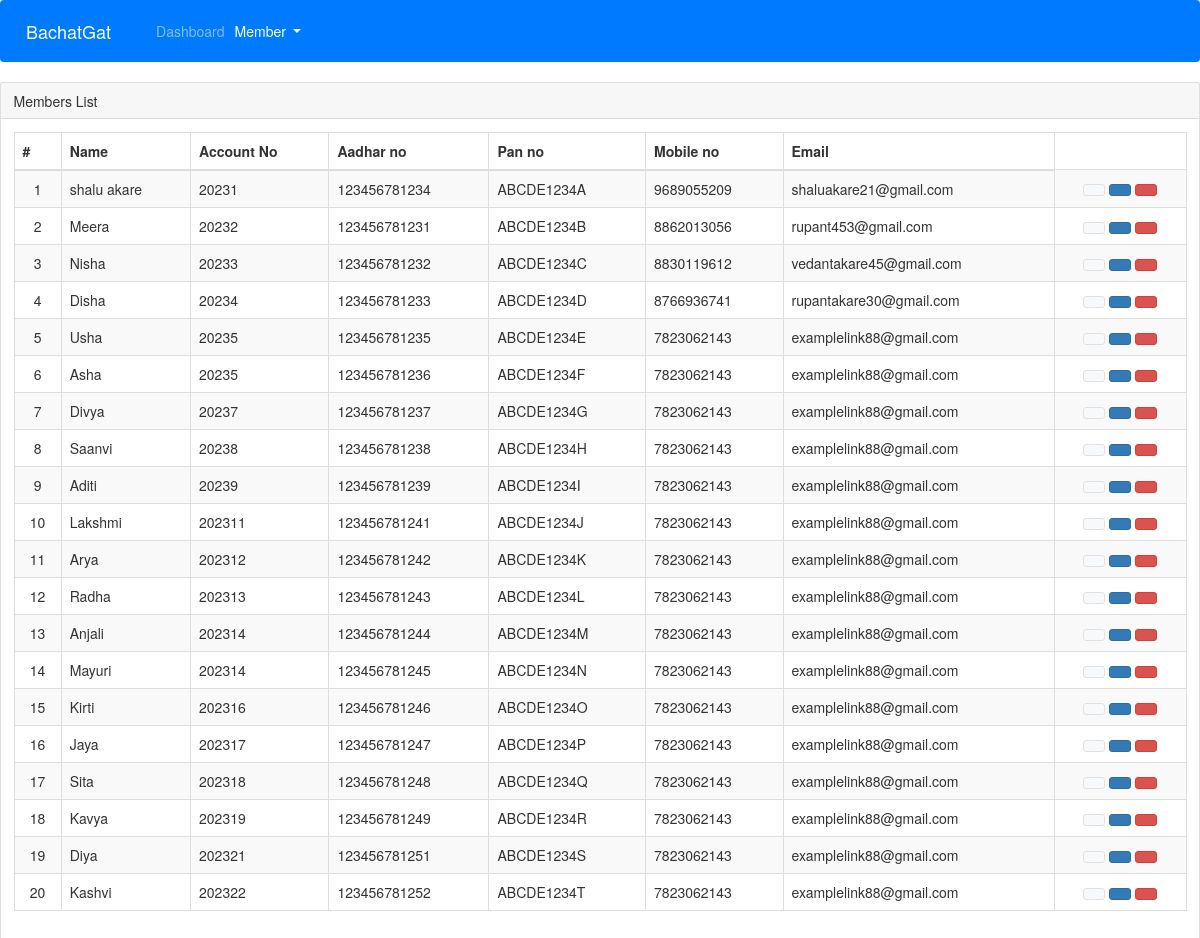
Page /app_admin/members/ on the committed database.
### admin_app/models.py (models this page shows, shortened)
class profile(models.Model):
    name = models.CharField(max_length=100)
    account_no = models.CharField(max_length=100)
    aadhar_no = models.CharField(max_length=100)
    pan_no = models.CharField(max_length=100,default='Your Default Address')
    email = models.EmailField(max_length=100,default='Your Default Address')
    mobile = models.CharField(max_length=100,default='Your Default Address')
    username = models.CharField(max_length=100,default='Your Default Address')
    password = models.CharField(max_length=100,default='Your Default Address')
    birthday = models.DateField()
    address = models.CharField(max_length=100,default='Your Default Address')
    city = models.CharField(max_length=100,default='Your Default Address')
    state = models.CharField(max_length=100,default='Your Default Address')
    zip = models.CharField(max_length=100,default='Your Default Address')

### admin_app/views.py (the view)
# urls.py: path('app_admin/members/', views.memberlist, name='members'),
def memberlist(request):
   member_data=profile.objects.all()
   context = {
    'mymembers': member_data,
   }
   return render(request, 'member_list.html',context)

### admin_app/templates/member_list.html (shortened to what this page needs)
<!DOCTYPE html>
<html>
<head>
  <link rel="stylesheet" href="https://cdn.jsdelivr.net/npm/bootstrap@4.0.0/dist/css/bootstrap.min.css" >
  <link rel="stylesheet" href="https://maxcdn.bootstrapcdn.com/bootstrap/3.4.1/css/bootstrap.min.css">
</head>
   <nav class="navbar navbar-expand-sm navbar-dark bg-primary">
        <a class="navbar-brand" href="#">BachatGat</a>
        <div class="collapse navbar-collapse" id="navbarSupportedContent">
          <ul class="navbar-nav mr-auto ">
            <li class="nav-item">
              <a class="nav-link" href="\app_admin">Dashboard </a>
            </li>
            <li class="nav-item active dropdown ">
                <a class="nav-link dropdown-toggle" href=""  data-toggle="dropdown" aria-haspopup="true" aria-expanded="false">
                  Member<span class="sr-only">(current)</span>
                </a>
              </li>
          </ul>
        </div>
    </nav>
<body>
    <div class="row">
        <div class="col-lg-12">
            <div class="card">
                <div class="card-header">
                     Members List</div>
                <div class="card-body">
                    <table class="table table-responsive-sm table-bordered table-striped table-sm">
                        <thead>
                            <tr>
                                <th>#</th>
                                <th>Name</th>
                                <th>Account No</th>
                                <th>Aadhar no</th>
                                <th>Pan no</th>
                                <th>Mobile no</th>
                                <th>Email</th>
                            </tr>
                        </thead>
                        <tbody>
                            {% for profile in mymembers %}
                                <tr>
                                    <td class="text-center">{{ forloop.counter }}</td>
                                    <td>{{ profile.name }}</td>
                                    <td>{{ profile.account_no }}</td>
                                    <td>{{ profile.aadhar_no }}</td>
                                    <td>{{ profile.pan_no }}</td>
                                    <td>{{ profile.mobile }}</td>
                                    <td>{{ profile.email }}</td>
                                    <td class="text-center">
                                        <a href="#">
                                            <button type="button" class="btn btn-light border btn-sm"></button>
                                        </a>
                                        <a href="#">
                                            <button type="button" class="btn btn-primary btn-sm"></button>
                                        </a>
                                        <a href="#">
                                            <button type="button" class="btn btn-danger btn-sm" onclick="if(confirm('Are you sure to delete this student?') === false) event.preventDefault()"></button>
                                        </a>
                                    </td>
                                </tr>
                            {% endfor %}
                        </tbody>
                    </table>
                </div>
            </div>
        </div>
    </div>
</body>
</html>

### admin_app/templates/member_list.html (style rules this page uses)
* { box-sizing: border-box }

### rows in the picture
profile: name "shalu akare", account_no "20231", aadhar_no "123456781234", pan_no "ABCDE1234A", mobile "9689055209", email "shaluakare21@gmail.com"
profile: name "Meera", account_no "20232", aadhar_no "123456781231", pan_no "ABCDE1234B", mobile "8862013056", email "rupant453@gmail.com"
profile: name "Nisha", account_no "20233", aadhar_no "123456781232", pan_no "ABCDE1234C", mobile "8830119612", email "vedantakare45@gmail.com"
profile: name "Disha", account_no "20234", aadhar_no "123456781233", pan_no "ABCDE1234D", mobile "8766936741", email "rupantakare30@gmail.com"
profile: name "Usha", account_no "20235", aadhar_no "123456781235", pan_no "ABCDE1234E", mobile "7823062143", email "examplelink88@gmail.com"
profile: name "Asha", account_no "20235", aadhar_no "123456781236", pan_no "ABCDE1234F", mobile "7823062143", email "examplelink88@gmail.com"
profile: name "Divya", account_no "20237", aadhar_no "123456781237", pan_no "ABCDE1234G", mobile "7823062143", email "examplelink88@gmail.com"
profile: name "Saanvi", account_no "20238", aadhar_no "123456781238", pan_no "ABCDE1234H", mobile "7823062143", email "examplelink88@gmail.com"
profile: name "Aditi", account_no "20239", aadhar_no "123456781239", pan_no "ABCDE1234I", mobile "7823062143", email "examplelink88@gmail.com"
profile: name "Lakshmi", account_no "202311", aadhar_no "123456781241", pan_no "ABCDE1234J", mobile "7823062143", email "examplelink88@gmail.com"
profile: name "Arya", account_no "202312", aadhar_no "123456781242", pan_no "ABCDE1234K", mobile "7823062143", email "examplelink88@gmail.com"
profile: name "Radha", account_no "202313", aadhar_no "123456781243", pan_no "ABCDE1234L", mobile "7823062143", email "examplelink88@gmail.com"
profile: name "Anjali", account_no "202314", aadhar_no "123456781244", pan_no "ABCDE1234M", mobile "7823062143", email "examplelink88@gmail.com"
profile: name "Mayuri", account_no "202314", aadhar_no "123456781245", pan_no "ABCDE1234N", mobile "7823062143", email "examplelink88@gmail.com"
profile: name "Kirti", account_no "202316", aadhar_no "123456781246", pan_no "ABCDE1234O", mobile "7823062143", email "examplelink88@gmail.com"
profile: name "Jaya", account_no "202317", aadhar_no "123456781247", pan_no "ABCDE1234P", mobile "7823062143", email "examplelink88@gmail.com"
profile: name "Sita", account_no "202318", aadhar_no "123456781248", pan_no "ABCDE1234Q", mobile "7823062143", email "examplelink88@gmail.com"
profile: name "Kavya", account_no "202319", aadhar_no "123456781249", pan_no "ABCDE1234R", mobile "7823062143", email "examplelink88@gmail.com"
profile: name "Diya", account_no "202321", aadhar_no "123456781251", pan_no "ABCDE1234S", mobile "7823062143", email "examplelink88@gmail.com"
profile: name "Kashvi", account_no "202322", aadhar_no "123456781252", pan_no "ABCDE1234T", mobile "7823062143", email "examplelink88@gmail.com"
